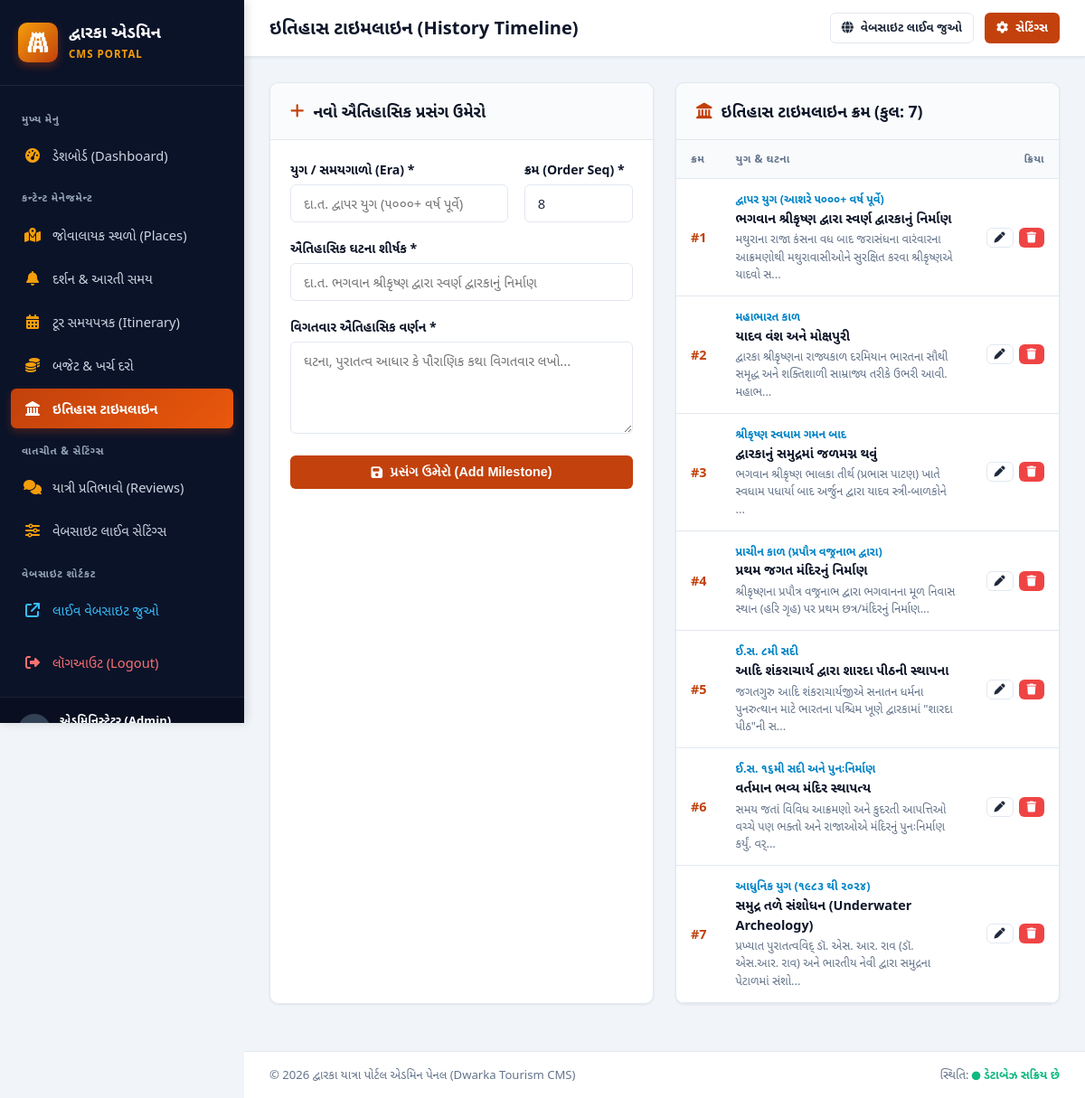
Page /admin/history.php (signed in) on the committed database.
### tables this page shows
CREATE TABLE `history_timeline` (
    `id` INT AUTO_INCREMENT PRIMARY KEY,
    `era_gu` VARCHAR(100) NOT NULL,
    `title_gu` VARCHAR(255) NOT NULL,
    `description_gu` TEXT NOT NULL,
    `order_seq` INT NOT NULL
);

### admin/auth_check.php (called while the page is built, shortened)
<?php
function get_csrf_token() {
    return $_SESSION['csrf_token'];
}

### admin/history.php (the view, shortened to what this page needs)
<?php
require_once __DIR__ . '/header.php';
$edit_item = null;
$timeline = $pdo->query("SELECT * FROM history_timeline ORDER BY order_seq ASC, id ASC")->fetchAll();
?>
<div style="display: grid; grid-template-columns: repeat(auto-fit, minmax(380px, 1fr)); gap: 24px;">
    <div class="card">
        <div class="card-header">
            <div class="card-title">
                <i class="fa-solid <?= $edit_item ? 'fa-pen-to-square' : 'fa-plus' ?>" style="color: var(--primary);"></i>
                <?= $edit_item ? 'પ્રસંગ સુધારો (Edit Milestone)' : 'નવો ઐતિહાસિક પ્રસંગ ઉમેરો' ?>
            </div>
        </div>
        <div class="card-body">
            <form method="POST" action="history.php">
                <div class="form-grid" style="grid-template-columns: 2fr 1fr; margin-bottom: 0;">
                    <div class="form-group">
                        <label class="form-label" for="era_gu">યુગ / સમયગાળો (Era) *</label>
                        <input type="text" id="era_gu" name="era_gu" class="form-control"
                               value="<?= htmlspecialchars($edit_item['era_gu'] ?? '') ?>"
                               placeholder="દા.ત. દ્વાપર યુગ (૫૦૦૦+ વર્ષ પૂર્વે)" required>
                    </div>
                    <div class="form-group">
                        <label class="form-label" for="order_seq">ક્રમ (Order Seq) *</label>
                        <input type="number" id="order_seq" name="order_seq" class="form-control"
                               value="<?= htmlspecialchars($edit_item['order_seq'] ?? (count($timeline) + 1)) ?>" required>
                    </div>
                </div>
                <div class="form-group">
                    <label class="form-label" for="title_gu">ઐતિહાસિક ઘટના શીર્ષક *</label>
                    <input type="text" id="title_gu" name="title_gu" class="form-control"
                           value="<?= htmlspecialchars($edit_item['title_gu'] ?? '') ?>"
                           placeholder="દા.ત. ભગવાન શ્રીકૃષ્ણ દ્વારા સ્વર્ણ દ્વારકાનું નિર્માણ" required>
                </div>
                <div class="form-group">
                    <label class="form-label" for="description_gu">વિગતવાર ઐતિહાસિક વર્ણન *</label>
                    <textarea id="description_gu" name="description_gu" class="form-control" rows="4"
                              placeholder="ઘટના, પુરાતત્વ આધાર કે પૌરાણિક કથા વિગતવાર લખો..." required><?= htmlspecialchars($edit_item['description_gu'] ?? '') ?></textarea>
                </div>
                <button type="submit" class="btn btn-primary" style="width: 100%;">
                    <i class="fa-solid fa-floppy-disk"></i>
                    <?= $edit_item ? 'ફેરફારો સેવ કરો (Save Changes)' : 'પ્રસંગ ઉમેરો (Add Milestone)' ?>
                </button>
            </form>
        </div>
    </div>
    <div class="card" style="grid-column: span 1;">
        <div class="card-header">
            <div class="card-title">
                <i class="fa-solid fa-landmark" style="color: var(--primary);"></i>
                ઇતિહાસ ટાઇમલાઇન ક્રમ (કુલ: <?= count($timeline) ?>)
            </div>
        </div>
        <div class="card-body" style="padding: 0;">
            <div class="table-responsive">
                <table class="admin-table">
                    <thead>
                        <tr>
                            <th style="width: 40px;">ક્રમ</th>
                            <th>યુગ & ઘટના</th>
                            <th style="text-align: right; width: 90px;">ક્રિયા</th>
                        </tr>
                    </thead>
                    <tbody>
                        <?php if (empty($timeline)): ?>
                            <tr><td colspan="3" style="text-align: center; color: var(--text-muted); padding: 30px;">કોઈ ઇતિહાસ પ્રસંગ મળ્યો નથી.</td></tr>
                        <?php else: ?>
                            <?php foreach ($timeline as $t): ?>
                            <tr <?= ($edit_item && $edit_item['id'] == $t['id']) ? 'style="background: #fffbeb;"' : '' ?>>
                                <td style="font-weight: 700; color: var(--primary);">
                                    #<?= $t['order_seq'] ?>
                                </td>
                                <td>
                                    <span style="font-size: 0.78rem; color: #0284c7; font-weight: 600; display: block;">
                                        <?= htmlspecialchars($t['era_gu']) ?>
                                    </span>
                                    <strong style="color: var(--navy);"><?= htmlspecialchars($t['title_gu']) ?></strong>
                                    <p style="font-size: 0.8rem; color: #64748b; margin-top: 3px;">
                                        <?= htmlspecialchars(mb_substr($t['description_gu'], 0, 100)) . (mb_strlen($t['description_gu']) > 100 ? '...' : '') ?>
                                    </p>
                                </td>
                                <td style="text-align: right;">
                                    <div class="action-buttons" style="justify-content: flex-end;">
                                        <a href="history.php?edit_id=<?= $t['id'] ?>" class="btn btn-outline btn-xs" title="સુધારો">
                                            <i class="fa-solid fa-pen"></i>
                                        </a>
                                        <a href="delete.php?type=history&id=<?= $t['id'] ?>&token=<?= get_csrf_token() ?>"
                                           class="btn btn-danger btn-xs"
                                           onclick="return confirmDelete('શું તમે ખરેખર આ પ્રસંગ કાઢી નાખવા માંગો છો?');"
                                           title="કાઢી નાખો">
                                            <i class="fa-solid fa-trash"></i>
                                        </a>
                                    </div>
                                </td>
                            </tr>
                            <?php endforeach; ?>
                        <?php endif; ?>
                    </tbody>
                </table>
            </div>
        </div>
    </div>
</div>
<?php require_once __DIR__ . '/footer.php'; ?>

### admin/css/admin.css (style rules this page uses)
:root { --primary: #c2410c; --primary-hover: #9a3412; --primary-light: #ffedd5; --kesari: #d97706; --navy: #0f172a; --navy-light: #1e293b; --sidebar-bg: #0b1329; --sidebar-hover: #1e293b; --sidebar-active: #c2410c; --bg-main: #f1f5f9; --card-bg: #ffffff; --text-main: #1e293b; --text-muted: #64748b; --border: #e2e8f0; --success: #10b981; --danger: #ef4444; --warning: #f59e0b; --info: #0284c7; --radius-sm: 6px; --radius-md: 10px; --radius-lg: 16px; --shadow-sm: 0 1px 3px rgba(0,0,0,0.07); --shadow-md: 0 4px 6px -1px rgba(0,0,0,0.1), 0 2px 4px -2px rgba(0,0,0,0.08); --shadow-lg: 0 10px 15px -3px rgba(0,0,0,0.12); }
* { margin: 0; padding: 0; box-sizing: border-box; }
body { font-family: 'Segoe UI', -apple-system, BlinkMacSystemFont, 'Noto Sans Gujarati', 'Gujarati MT', sans-serif; background-color: var(--bg-main); color: var(--text-main); line-height: 1.5; min-height: 100vh; }
.btn { display: inline-flex; align-items: center; justify-content: center; gap: 8px; padding: 9px 18px; border-radius: var(--radius-sm); font-size: 0.9rem; font-weight: 600; text-decoration: none; border: 1px solid transparent; cursor: pointer; transition: all 0.2s ease; }
.btn-primary { background: var(--primary); color: #ffffff; }
.btn-outline { background: transparent; border-color: var(--border); color: var(--text-main); }
.btn-danger { background: var(--danger); color: #fff; }
.btn-xs { padding: 4px 8px; font-size: 0.75rem; }
.card { background: var(--card-bg); border-radius: var(--radius-md); border: 1px solid var(--border); box-shadow: var(--shadow-sm); margin-bottom: 24px; overflow: hidden; }
.card-header { padding: 18px 22px; border-bottom: 1px solid var(--border); display: flex; align-items: center; justify-content: space-between; background: #fafbfc; }
.card-title { font-size: 1.1rem; font-weight: 700; color: var(--navy); display: flex; align-items: center; gap: 10px; }
.card-body { padding: 22px; }
.table-responsive { width: 100%; overflow-x: auto; }
.admin-table { width: 100%; border-collapse: collapse; text-align: left; font-size: 0.9rem; }
.admin-table th { background: #f8fafc; padding: 12px 16px; font-weight: 600; color: var(--text-muted); border-bottom: 1px solid var(--border); text-transform: uppercase; font-size: 0.75rem; letter-spacing: 0.5px; }
.admin-table td { padding: 14px 16px; border-bottom: 1px solid var(--border); vertical-align: middle; }
.form-grid { display: grid; grid-template-columns: repeat(auto-fit, minmax(280px, 1fr)); gap: 18px; }
.form-group { margin-bottom: 18px; }
.form-label { display: block; font-size: 0.88rem; font-weight: 600; color: var(--navy); margin-bottom: 6px; }
.form-control { width: 100%; padding: 10px 14px; border: 1px solid var(--border); border-radius: var(--radius-sm); font-size: 0.92rem; color: var(--text-main); background: #ffffff; transition: border-color 0.2s, box-shadow 0.2s; font-family: inherit; }
textarea.form-control { resize: vertical; min-height: 90px; }
.action-buttons { display: flex; gap: 6px; align-items: center; }

### rows in the picture
history_timeline: order_seq "1", era_gu "દ્વાપર યુગ (આશરે ૫૦૦૦+ વર્ષ પૂર્વે)", title_gu "ભગવાન શ્રીકૃષ્ણ દ્વારા સ્વર્ણ દ્વારકાનું નિર્માણ", description_gu "મથુરાના રાજા કંસના વધ બાદ જરાસંધના વારંવારના આક્રમણોથી મથુરાવાસીઓને સુરક્ષિત કરવા શ્રીકૃષ્ણએ યાદવો સ"
history_timeline: order_seq "2", era_gu "મહાભારત કાળ", title_gu "યાદવ વંશ અને મોક્ષપુરી", description_gu "દ્વારકા શ્રીકૃષ્ણના રાજ્યકાળ દરમિયાન ભારતના સૌથી સમૃદ્ધ અને શક્તિશાળી સામ્રાજ્ય તરીકે ઉભરી આવી. મહાભ"
history_timeline: order_seq "3", era_gu "શ્રીકૃષ્ણ સ્વધામ ગમન બાદ", title_gu "દ્વારકાનું સમુદ્રમાં જળમગ્ન થવું", description_gu "ભગવાન શ્રીકૃષ્ણ ભાલકા તીર્થ (પ્રભાસ પાટણ) ખાતે સ્વધામ પધાર્યા બાદ અર્જુન દ્વારા યાદવ સ્ત્રી-બાળકોને"
history_timeline: order_seq "4", era_gu "પ્રાચીન કાળ (પ્રપૌત્ર વજ્રનાભ દ્વારા)", title_gu "પ્રથમ જગત મંદિરનું નિર્માણ", description_gu "શ્રીકૃષ્ણના પ્રપૌત્ર વજ્રનાભ દ્વારા ભગવાનના મૂળ નિવાસ સ્થાન (હરિ ગૃહ) પર પ્રથમ છત્ર/મંદિરનું નિર્માણ"
history_timeline: order_seq "5", era_gu "ઈ.સ. ૮મી સદી", title_gu "આદિ શંકરાચાર્ય દ્વારા શારદા પીઠની સ્થાપના", description_gu "જગતગુરુ આદિ શંકરાચાર્યજીએ સનાતન ધર્મના પુનરુત્થાન માટે ભારતના પશ્ચિમ ખૂણે દ્વારકામાં \"શારદા પીઠ\"ની સ"
history_timeline: order_seq "6", era_gu "ઈ.સ. ૧૬મી સદી અને પુનઃનિર્માણ", title_gu "વર્તમાન ભવ્ય મંદિર સ્થાપત્ય", description_gu "સમય જતાં વિવિધ આક્રમણો અને કુદરતી આપત્તિઓ વચ્ચે પણ ભક્તો અને રાજાઓએ મંદિરનું પુનઃનિર્માણ કર્યું. વર્"
history_timeline: order_seq "7", era_gu "આધુનિક યુગ (૧૯૮૩ થી ૨૦૨૪)", title_gu "સમુદ્ર તળે સંશોધન (Underwater Archeology)", description_gu "પ્રખ્યાત પુરાતત્વવિદ્ ડૉ. એસ. આર. રાવ (ડૉ. એસ.આર. રાવ) અને ભારતીય નેવી દ્વારા સમુદ્રના પેટાળમાં સંશો"

### other values in the picture
$page_title "ઇતિહાસ ટાઇમલાઇન (History Timeline)"
count($timeline) "7"
